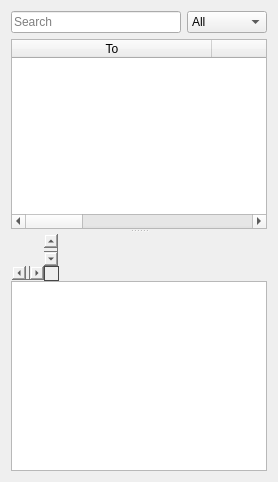
      <widget class="QWidget" name="inbox">
       <attribute name="icon">
        <iconset resource="bitmessage_icons.qrc">
         <normaloff>:/newPrefix/images/inbox.png</normaloff>:/newPrefix/images/inbox.png</iconset>
       </attribute>
       <attribute name="title">
        <string>Inbox</string>
       </attribute>
       <layout class="QVBoxLayout" name="verticalLayout_2">
        <item>
         <layout class="QHBoxLayout" name="horizontalLayoutSearch">
          <property name="topMargin">
           <number>0</number>
          </property>
          <item>
           <widget class="QWidget" name="widgetInboxFilters" native="true">
            <property name="sizePolicy">
             <sizepolicy hsizetype="Preferred" vsizetype="Fixed">
              <horstretch>0</horstretch>
              <verstretch>0</verstretch>
             </sizepolicy>
            </property>
            <layout class="QHBoxLayout" name="_2">
             <property name="leftMargin">
              <number>0</number>
             </property>
             <property name="topMargin">
              <number>0</number>
             </property>
             <property name="rightMargin">
              <number>0</number>
             </property>
             <property name="bottomMargin">
              <number>0</number>
             </property>
             <item>
              <widget class="QLineEdit" name="inboxSearchLineEdit">
               <property name="placeholderText">
                <string>Search</string>
               </property>
              </widget>
             </item>
             <item>
              <widget class="QComboBox" name="inboxSearchOptionCB">
               <item>
                <property name="text">
                 <string>All</string>
                </property>
               </item>
               <item>
                <property name="text">
                 <string>To</string>
                </property>
               </item>
               <item>
                <property name="text">
                 <string>From</string>
                </property>
               </item>
               <item>
                <property name="text">
                 <string>Subject</string>
                </property>
               </item>
               <item>
                <property name="text">
                 <string>Message</string>
                </property>
               </item>
              </widget>
             </item>
            </layout>
           </widget>
          </item>
         </layout>
        </item>
        <item>
         <widget class="QSplitter" name="splitter">
          <property name="orientation">
           <enum>Qt::Vertical</enum>
          </property>
          <widget class="QTableWidget" name="tableWidgetInbox">
           <property name="editTriggers">
            <set>QAbstractItemView::NoEditTriggers</set>
           </property>
           <property name="alternatingRowColors">
            <bool>true</bool>
           </property>
           <property name="selectionMode">
            <enum>QAbstractItemView::ExtendedSelection</enum>
           </property>
           <property name="selectionBehavior">
            <enum>QAbstractItemView::SelectRows</enum>
           </property>
           <property name="sortingEnabled">
            <bool>true</bool>
           </property>
           <property name="wordWrap">
            <bool>false</bool>
           </property>
           <attribute name="horizontalHeaderCascadingSectionResizes">
            <bool>true</bool>
           </attribute>
           <attribute name="horizontalHeaderDefaultSectionSize">
            <number>200</number>
           </attribute>
           <attribute name="horizontalHeaderHighlightSections">
            <bool>false</bool>
           </attribute>
           <attribute name="horizontalHeaderMinimumSectionSize">
            <number>27</number>
           </attribute>
           <attribute name="horizontalHeaderShowSortIndicator" stdset="0">
            <bool>false</bool>
           </attribute>
           <attribute name="horizontalHeaderStretchLastSection">
            <bool>true</bool>
           </attribute>
           <attribute name="verticalHeaderVisible">
            <bool>false</bool>
           </attribute>
           <attribute name="verticalHeaderDefaultSectionSize">
            <number>26</number>
           </attribute>
           <column>
            <property name="text">
             <string>To</string>
            </property>
           </column>
           <column>
            <property name="text">
             <string>From</string>
            </property>
           </column>
           <column>
            <property name="text">
             <string>Subject</string>
            </property>
           </column>
           <column>
            <property name="text">
             <string>Received</string>
            </property>
           </column>
          </widget>
          <widget class="QWidget" name="widgetInboxMessageView" native="true">
           <property name="sizePolicy">
            <sizepolicy hsizetype="Expanding" vsizetype="Expanding">
             <horstretch>0</horstretch>
             <verstretch>0</verstretch>
            </sizepolicy>
           </property>
           <layout class="QVBoxLayout" name="verticalLayout_3">
            <property name="spacing">
             <number>0</number>
            </property>
            <property name="leftMargin">
             <number>0</number>
            </property>
            <property name="topMargin">
             <number>0</number>
            </property>
            <property name="rightMargin">
             <number>0</number>
            </property>
            <property name="bottomMargin">
             <number>0</number>
            </property>
            <item>
             <widget class="QWidget" name="widgetInboxSubjectBar" native="true">
              <property name="sizePolicy">
               <sizepolicy hsizetype="Preferred" vsizetype="Fixed">
                <horstretch>0</horstretch>
                <verstretch>0</verstretch>
               </sizepolicy>
              </property>
              <property name="minimumSize">
               <size>
                <width>0</width>
                <height>48</height>
               </size>
              </property>
              <property name="maximumSize">
               <size>
                <width>16777215</width>
                <height>54</height>
               </size>
              </property>
              <layout class="QHBoxLayout" name="horizontalLayout_3">
               <property name="spacing">
                <number>6</number>
               </property>
               <property name="leftMargin">
                <number>0</number>
               </property>
               <property name="topMargin">
                <number>0</number>
               </property>
               <property name="rightMargin">
                <number>0</number>
               </property>
               <property name="bottomMargin">
                <number>0</number>
               </property>
               <item>
                <widget class="QGraphicsView" name="graphicsViewInboxSubjectIcon">
                 <property name="enabled">
                  <bool>true</bool>
                 </property>
                 <property name="sizePolicy">
                  <sizepolicy hsizetype="Fixed" vsizetype="Fixed">
                   <horstretch>0</horstretch>
                   <verstretch>0</verstretch>
                  </sizepolicy>
                 </property>
                 <property name="minimumSize">
                  <size>
                   <width>48</width>
                   <height>48</height>
                  </size>
                 </property>
                 <property name="maximumSize">
                  <size>
                   <width>48</width>
                   <height>48</height>
                  </size>
                 </property>
                 <property name="baseSize">
                  <size>
                   <width>48</width>
                   <height>48</height>
                  </size>
                 </property>
                 <property name="styleSheet">
                  <string notr="true">background:rgba(0, 0, 0, 0)</string>
                 </property>
                 <property name="backgroundBrush">
                  <brush brushstyle="NoBrush">
                   <color alpha="0">
                    <red>0</red>
                    <green>0</green>
                    <blue>0</blue>
                   </color>
                  </brush>
                 </property>
                 <property name="foregroundBrush">
                  <brush brushstyle="NoBrush">
                   <color alpha="0">
                    <red>0</red>
                    <green>0</green>
                    <blue>0</blue>
                   </color>
                  </brush>
                 </property>
                 <property name="sceneRect">
                  <rectf>
                   <x>0.000000000000000</x>
                   <y>0.000000000000000</y>
                   <width>48.000000000000000</width>
                   <height>48.000000000000000</height>
                  </rectf>
                 </property>
                </widget>
               </item>
               <item>
                <widget class="QWidget" name="widget" native="true">
                 <layout class="QVBoxLayout" name="verticalLayout_4">
                  <property name="spacing">
                   <number>0</number>
                  </property>
                  <property name="leftMargin">
                   <number>0</number>
                  </property>
                  <property name="topMargin">
                   <number>0</number>
                  </property>
                  <property name="rightMargin">
                   <number>0</number>
                  </property>
                  <property name="bottomMargin">
                   <number>0</number>
                  </property>
                  <item>
                   <widget class="QLabel" name="labelInboxSubjectBarSubject">
                    <property name="font">
                     <font>
                      <weight>75</weight>
                      <bold>true</bold>
                     </font>
                    </property>
                    <property name="text">
                     <string/>
                    </property>
                    <property name="textInteractionFlags">
                     <set>Qt::LinksAccessibleByMouse|Qt::TextSelectableByKeyboard|Qt::TextSelectableByMouse</set>
                    </property>
                   </widget>
                  </item>
                  <item>
                   <widget class="QLabel" name="labelInboxSubjectBarFrom">
                    <property name="text">
                     <string/>
                    </property>
                    <property name="textInteractionFlags">
                     <set>Qt::TextSelectableByKeyboard|Qt::TextSelectableByMouse</set>
                    </property>
                   </widget>
                  </item>
                  <item>
                   <spacer name="verticalSpacer_2">
                    <property name="orientation">
                     <enum>Qt::Vertical</enum>
                    </property>
                    <property name="sizeHint" stdset="0">
                     <size>
                      <width>20</width>
                      <height>17</height>
                     </size>
                    </property>
                   </spacer>
                  </item>
                 </layout>
                </widget>
               </item>
              </layout>
             </widget>
            </item>
            <item>
             <widget class="QTextEdit" name="textEditInboxMessage">
              <property name="baseSize">
               <size>
                <width>0</width>
                <height>500</height>
               </size>
              </property>
              <property name="readOnly">
               <bool>true</bool>
              </property>
             </widget>
            </item>
           </layout>
          </widget>
         </widget>
        </item>
       </layout>
      </widget>
